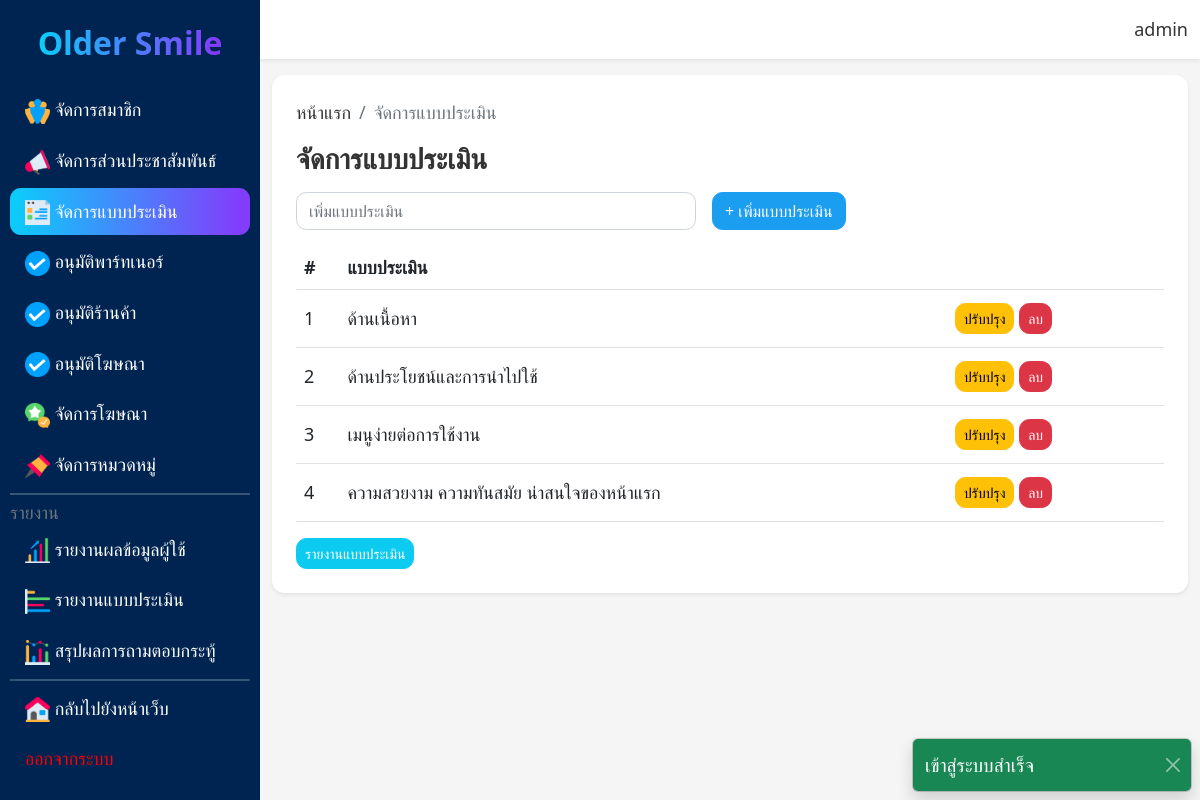
Screenshot of /admin/ques_mng.php (signed in) with the database file from the repository.
### tables this page shows
CREATE TABLE `question` (
  `ques_id` int(11) NOT NULL,
  `ques_body` varchar(255) NOT NULL
);

### admin/ques_mng.php (the view, shortened to what this page needs)
<?php
include('../conn.php');
$sql = "SELECT * FROM question";
$query = mysqli_query($conn,$sql);
?>
<!DOCTYPE html>
<html lang="en">
<head>
    <link rel="stylesheet" href="../boostrap/bootstrap.min.css">
    <link rel="stylesheet" href="../css/admin.css">
    <link rel="stylesheet" href="../css/base.css">
</head>
<body>
    <?php include('component/alert.php');?>
    <main class="main d-flex">
        <?php include('component/sidebar.php');?>
        <div class="content">
            <?php include('component/navbar.php');?>
            <div class="content-body">
                <div class="container-fluid mt-3 pb-5">
                    <div class="p-4 rounded-4 shadow-sm bg-white">
                        <ol class="breadcrumb">
                            <li class="breadcrumb-item"><a href="../index.php">หน้าแรก</a></li>
                            <li class="breadcrumb-item active">จัดการแบบประเมิน</li>
                        </ol>
                        <div class="d-flex justify-content-between">
                            <h3 class="mb-3">จัดการแบบประเมิน</h3>
                        </div>
                        <form action="ques_proc/ques_add_proc.php" method="post" class="d-flex">
                            <div class="me-3">
                                <input style="width: 400px!important;" required autofocus type="text" name="ques_body" id="" class="form-control" placeholder="เพิ่มแบบประเมิน">
                            </div>
                            <button type="submit" class="btn btn-primary">+ เพิ่มแบบประเมิน</button>
                        </form>
                        <div class="table-responsive mt-3">
                            <table class="table table-hover align-middle">
                                <thead>
                                    <tr>
                                        <th style="width: 5%;">#</th>
                                        <th style="width: 70%;">แบบประเมิน</th>
                                        <th style="width: 25%;"></th>
                                    </tr>
                                </thead>
                                <tbody>
                                    <?php foreach($query as $i => $row):?>
                                    <form action="ques_proc/ques_edit_proc.php" method="post">
                                    <tr>
                                        <td><?php echo $i+1;?></td>
                                        <td>
                                            <input type="text" name="ques_body" value="<?php echo $row['ques_body'];?>" id="" class="form-control-plaintext">
                                        </td>
                                        <td>
                                            <button type="submit" class="btn btn-warning btn-sm">ปรับปรุง</button>
                                            <a href="ques_proc/ques_del_proc.php?id=<?php echo $row['ques_id'];?>" onclick="return confirm('คุณแน่ใจ หรือไม่ ว่าจะลบ')" class="btn btn-danger btn-sm">ลบ</a>
                                        </td>
                                    </tr>
                                    </form>
                                    <?php endforeach;?>
                                </tbody>
                            </table>
                        </div>
                        <a href="re_ques.php" class="btn btn-info btn-sm">รายงานแบบประเมิน</a>
                    </div>
                </div>
            </div>
        </div>
    </main>
</body>
</html>

### css/admin.css (style rules this page uses)
.content { width: 100%; }
body { overflow: hidden; }
.content-body { width: 100%; overflow: auto; max-height: 100vh; }

### css/base.css (style rules this page uses)
body { background-color: #f5f5f5!important; font-family: system-ui, -apple-system, BlinkMacSystemFont, 'Segoe UI', Roboto, Oxygen, Ubuntu, Cantarell, 'Open Sans', 'Helvetica Neue', sans-serif!important; font-size: 18px!important; font-weight: 500!important; margin: 0!important; padding: 0!important; }
h1,h2,h3,h4,h5,h6,a,p { color: #333!important; text-decoration: none!important; margin: 0!important; }
h1,h2,h3,h4,h5,h6 { font-weight: 600!important; }
.rounded-4 { border-radius: 0.8rem!important; }
.btn, .form-control, .form-select, .form-control-plaintext { border-radius: 0.65rem!important; }
.btn-primary, .btn-outline-primary:hover { background-color: #1b9df0!important; color: #fff!important; border-color: #1b9df0!important; }
.btn-success, .btn-danger, .btn-secondary, .btn-info { color: #fff!important; }

### rows the page displays
question: ques_body "ด้านเนื้อหา"
question: ques_body "ด้านประโยชน์และการนำไปใช้"
question: ques_body "เมนูง่ายต่อการใช้งาน"
question: ques_body "ความสวยงาม ความทันสมัย น่าสนใจของหน้าแรก"

### other values shown
$_SESSION['succ'] "เข้าสู่ระบบสำเร็จ"
$_SESSION['my_name'] "admin"
